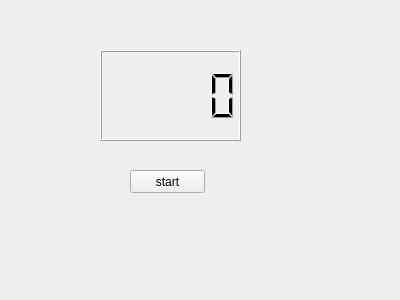
<?xml version="1.0" encoding="UTF-8"?>
<ui version="4.0">
 <class>Widget</class>
 <widget class="QWidget" name="Widget">
  <property name="geometry">
   <rect>
    <x>0</x>
    <y>0</y>
    <width>400</width>
    <height>300</height>
   </rect>
  </property>
  <property name="windowTitle">
   <string>Widget</string>
  </property>
  <widget class="QLCDNumber" name="lcdNumber">
   <property name="geometry">
    <rect>
     <x>100</x>
     <y>50</y>
     <width>141</width>
     <height>91</height>
    </rect>
   </property>
  </widget>
  <widget class="QPushButton" name="pushButton">
   <property name="geometry">
    <rect>
     <x>130</x>
     <y>170</y>
     <width>75</width>
     <height>23</height>
    </rect>
   </property>
   <property name="text">
    <string>start</string>
   </property>
  </widget>
 </widget>
 <layoutdefault spacing="6" margin="11"/>
 <resources/>
 <connections/>
</ui>
